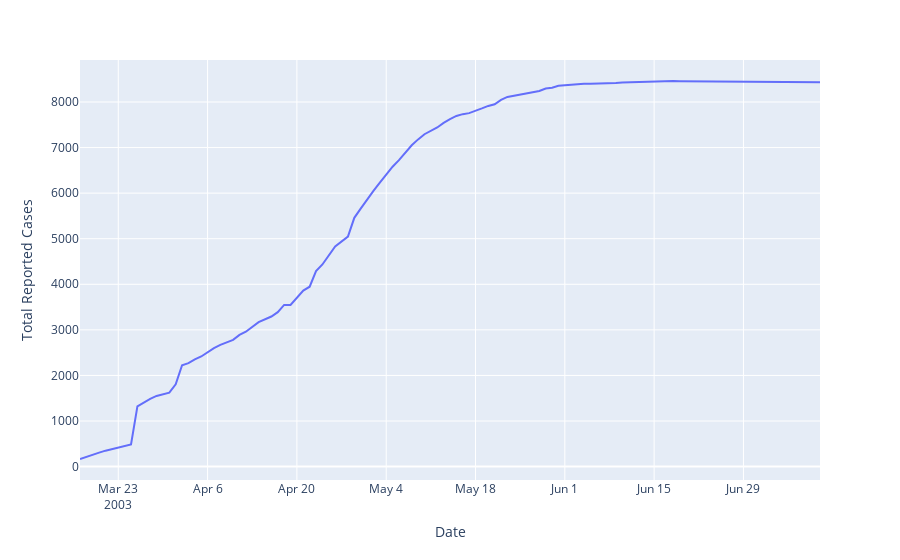

The notebook cell saved with this chart:
### Code cell
# Cases graph w.r.t Date

cases_graph = pd.read_sql('select "Date", sum("Cumulative number of case(s)") as "Total Reported Cases" from sars group by "Date" order by "Date";', conn)
px.line(cases_graph, x="Date", y="Total Reported Cases")
